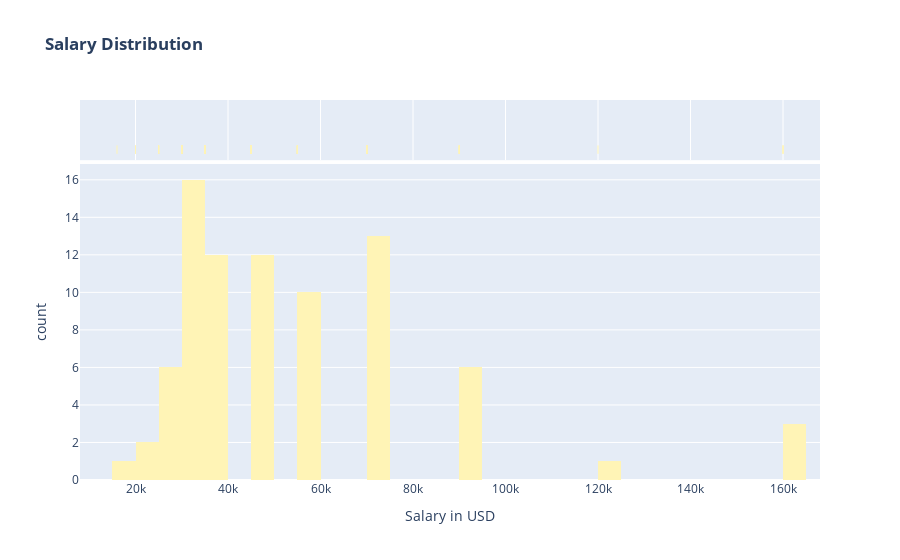

The cell this chart's notebook holds for it:
### Markdown cell above
## Salary

### Code cell
fig = px.histogram(df, x='min_salary', marginal='rug', labels={'min_salary':'Salary in USD'}, title='<b>Salary Distribution',
                   color_discrete_sequence=sns.color_palette("YlOrBr").as_hex())

fig.show()

### Figure 1 — Plotly figure (JSON) as saved in the notebook; plotly's stock layout.template omitted (floating-point values rounded to 4 significant figures; data arrays with more than 128 entries replaced by an {"elided": "..."} marker saying what was removed)
{"data": [{"alignmentgroup": "True", "bingroup": "x", "hovertemplate": "Salary in USD=%{x}<br>count=%{y}<extra></extra>", "legendgroup": "", "marker": {"color": "#fff4b6", "pattern": {"shape": ""}}, "name": "", "offsetgroup": "", "orientation": "v", "showlegend": false, "type": "histogram", "x": {"elided": "621 int values"}, "xaxis": "x", "yaxis": "y"}, {"alignmentgroup": "True", "boxpoints": "all", "fillcolor": "rgba(255,255,255,0)", "hoveron": "points", "hovertemplate": "Salary in USD=%{x}<extra></extra>", "jitter": 0, "legendgroup": "", "line": {"color": "rgba(255,255,255,0)"}, "marker": {"color": "#fff4b6", "symbol": "line-ns-open"}, "name": "", "offsetgroup": "", "showlegend": false, "type": "box", "x": {"elided": "621 int values"}, "xaxis": "x2", "yaxis": "y2"}], "layout": {"barmode": "relative", "legend": {"tracegroupgap": 0}, "title": {"text": "<b>Salary Distribution"}, "xaxis": {"anchor": "y", "domain": [0, 1], "title": {"text": "Salary in USD"}}, "xaxis2": {"anchor": "y2", "domain": [0, 1], "matches": "x", "showgrid": true, "showticklabels": false}, "yaxis": {"anchor": "x", "domain": [0, 0.8316], "title": {"text": "count"}}, "yaxis2": {"anchor": "x2", "domain": [0.8416, 1], "matches": "y2", "showgrid": false, "showline": false, "showticklabels": false, "ticks": ""}}}
